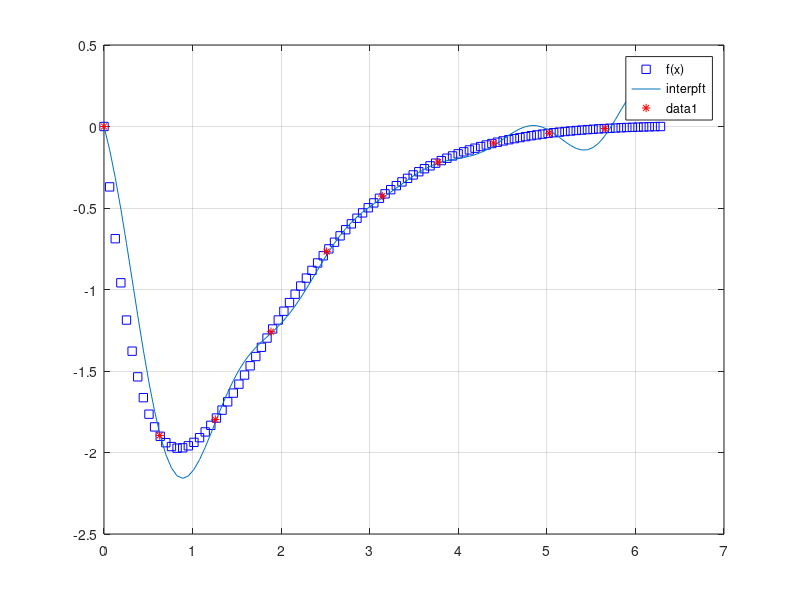

MATLAB code to generate this figure: (Note: this script raises an error after producing the figure.)
% Chapter 3: Quarteroni
% Interpolation and data approximation
% Part 2: 
% Trigonometric interpolation
% Piecewise linear and spline interpolation
% Least square interpolation

clear all; close all; clc
%% Trigonometric interpolation
% Example 3.6

a = 0; b = 2*pi;
n = 9; f =@(x)  x .* (x-2*pi) .* exp(-x);

x = (b-a) .* [0:n]/(n+1);
y = f(x);
z = interpft(y,100)

t = linspace(a,b,100);

plot(t,f(t),'bs',t,z)
legend('f(x)','interpft'); hold on
grid on

plot(x,f(x),'r*')

%% Piecewise linear interpolation
clear all; close all; clc

n = 1e+4;
x = rand(n,1); x = sort(x);
y = rand(n,1);
z = rand(100 * n,1);

tic
interp1(x,y,z);
toc

tic
interp1q(x,y,z);
toc

%% Spline interpolation
clear all; close all; clc

x = [ -55:10:65];
y = [ -3.25 -3.37 -3.35 -3.2 -3.12 -3.02 -3.02 ...
-3.07 -3.17 -3.32 -3.3 -3.22 -3.1];
zi = [ -55:1:65];

tic
s = spline(x,y,zi );  % Matlab built in function spline
toc

tic
s3 = cubicspline(x,y,zi);
toc

type = 0; der = [1 2];
tic
s3 = cubicspline(x,y,zi,type,der);
toc

%% Interpolation in 2D, 3D

[x,y]= meshgrid (0:0.2:1 ,0:0.2:1);
z= sin (2* pi*x ).* cos (2* pi*y );
plot3(x,y,z)
grid on

xi = [0:0.05:1]; yi =[0:0.05:1];
[xf ,yf ]= meshgrid (xi ,yi );
pi3= interp2 (x,y,z,xf ,yf );








